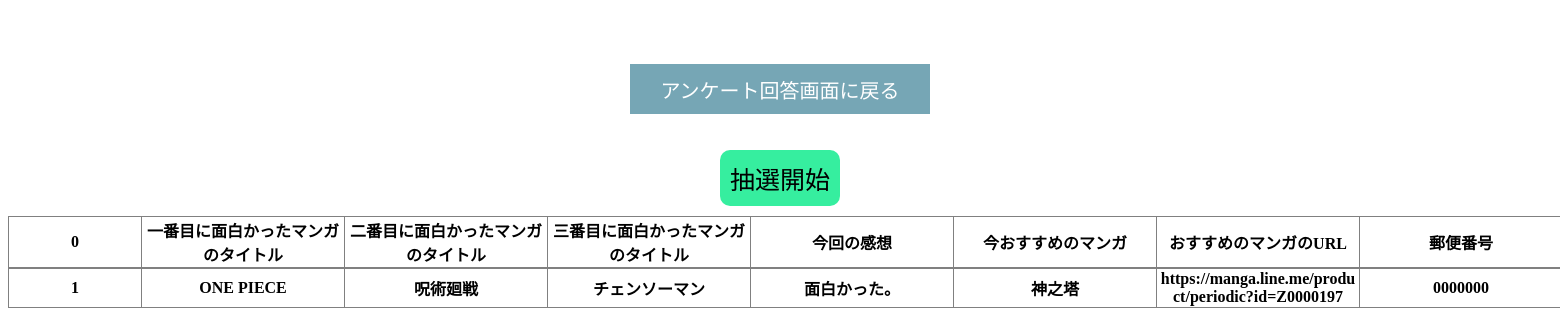
The page /result.php on the database its author committed.
### tables this page shows
CREATE TABLE `gs_bm_table` (
  `id` int(12) NOT NULL,
  `first` text NOT NULL,
  `second` text NOT NULL,
  `third` text NOT NULL,
  `comment` text NOT NULL,
  `favorite` varchar(64) NOT NULL,
  `url` text NOT NULL,
  `post` text NOT NULL,
  `address1` text NOT NULL,
  `address2` text NOT NULL,
  `tel` text NOT NULL,
  `name` text NOT NULL,
  `age` text NOT NULL,
  `indate` datetime NOT NULL
);

### result.php (the view, shortened to what this page needs)
<?php
require_once('lottery.php');
function h($str)
{
    return htmlspecialchars($str, ENT_QUOTES);
}
try {
  $pdo = new PDO('mysql:dbname=gs_kadai;charset=utf8;host=localhost','root','root');
} catch (PDOException $e) {
  exit('DBConnectError'.$e->getMessage());
}
$stmt = $pdo->prepare("SELECT * FROM gs_bm_table");
$status = $stmt->execute();
if ($status==false) {
  $error = $stmt->errorInfo();
  exit("ErrorQuery:".$error[2]);
}else{
  while( $result = $stmt->fetch(PDO::FETCH_ASSOC)){
    $view1 .= '<table class="table" border=1>' .'<tr class="tr">'.
    '<th id="id">'. h($result['id']) .' </th> '.
    '<th id="first">'.h($result['first']) .' </th> '.
    '<th id="second">'.h($result['second']) . ' </th> ' .
    '<th id="third">'.h($result['third']) . ' </th> '.
    '<th id="comment">'.h($result['comment']) . ' </th> ' .
    '<th id="favorite">'.h($result['favorite']) . ' </th> ' .
    '<th id="url">'.h($result['url']) . ' </th> ' .
    '<th id="post">'.h($result['post']) . ' </th> ' .
    '<th id="address1">'.h($result['address1']) . ' </th> ' .
    '<th id="address2">'.h($result['address2']) . ' </th> ' .
    '<th id="tel">'.h($result['tel']) . ' </th> ' .
    '<th id="name">'.h($result['name']) . ' </th> ' .
    '<th id="age">'.h($result['age']) . ' </th> ' .
    '<th id="indate">'.h($result['indate']) .'</th>'. '</tr>'.
      '</table>';
  }
}
?>
<!DOCTYPE html>
<html lang="ja">
<head>
</head>
<body>
<br><br>
      <div class="btn"><button onclick="location.href='index.php'" class="return">アンケート回答画面に戻る</button></div>
      <br><br>
    <div class="outkuji">
      <br>
      <div class="start">抽選開始</div>
      </div>
    <div id="view1"><?= $view1; ?></div>
</body>
</html>

### result.php (style rules this page uses)
#first, #second, #third, #comment, #favorite, #url, #post, #address1, #address2, #tel, #name { width:200px; word-break : break-all; }
table { border-collapse: collapse; table-layout: fixed; width:2500px; }
#id, #age { width:130px; }
.return { background-color: rgb(118, 166, 181); color: #fff; border-style: none; width: 300px; height: 50px; font-size: 20px; text-align: center; cursor: pointer; cursor: hand; }
.btn { padding-top: 20px; text-align: center; }
.outkuji { display: flex; justify-content: center; align-items: center; }
.start { margin-right: auto; margin-left: auto; font-size: 25px; padding: 10px; margin-bottom: 10px; border-radius: 10px; background-color: rgb(54, 238, 159); cursor: pointer; cursor: hand; }

### rows shown on the page
gs_bm_table: id "0", first "一番目に面白かったマンガのタイトル", second "二番目に面白かったマンガのタイトル", third "三番目に面白かったマンガのタイトル", comment "今回の感想", favorite "今おすすめのマンガ", url "おすすめのマンガのURL", post "郵便番号"
gs_bm_table: id "1", first "ONE PIECE", second "呪術廻戦", third "チェンソーマン", comment "面白かった。", favorite "神之塔", url "https://manga.line.me/product/periodic?id=Z0000197", post "0000000"
